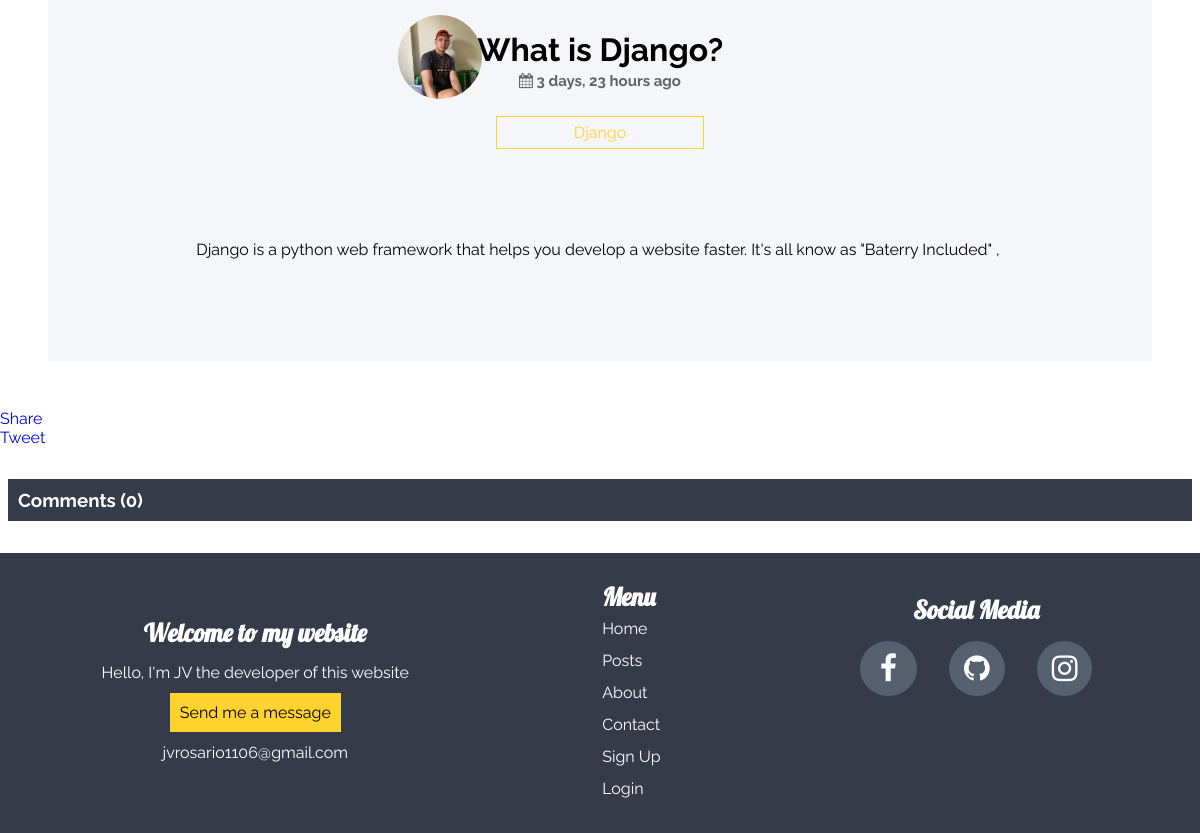
The app's page /the_project/9/ (lower part), older data.
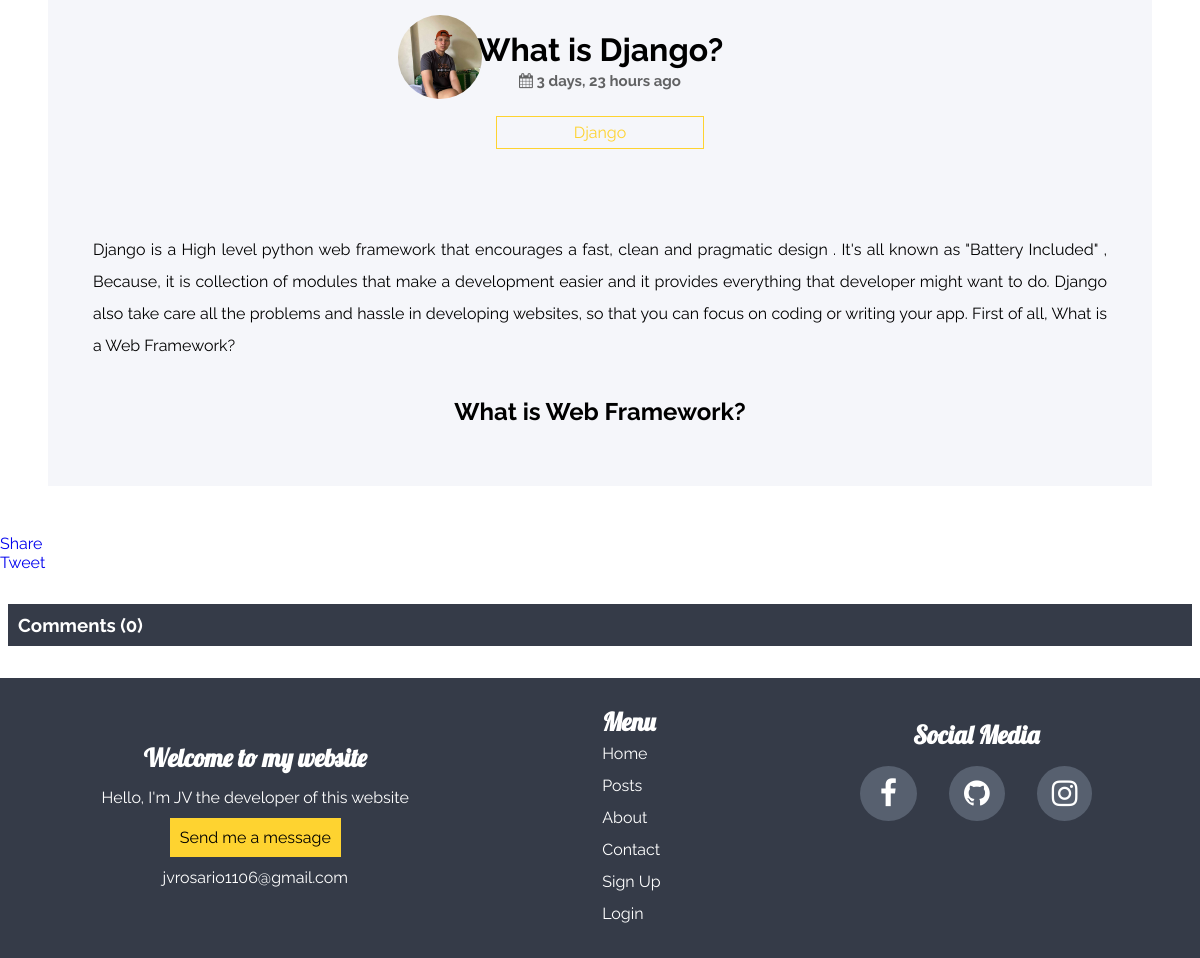
The same page, newer data.
### blogapp/models.py (models this page shows, shortened)
class Post(models.Model):
    id = HashidAutoField(primary_key=True)
    title = models.CharField(max_length = 200)
    img = models.ImageField()
    desc = RichTextField(blank=True)
    author = models.ForeignKey(Author, on_delete=models.CASCADE)
    category = models.ManyToManyField(Category)
    date_created = models.DateTimeField(auto_now_add=True)
    completed = models.BooleanField(default=False)

class Author(models.Model):
    id = HashidAutoField(primary_key=True)
    name = models.OneToOneField(User, on_delete=models.CASCADE)
    profile_pic = models.ImageField()
    def __str__(self):
        return self.name.username

class Category(models.Model):
    id = HashidAutoField(primary_key=True)
    cat_name = models.CharField(max_length = 200)
    def __str__(self):
        return self.cat_name

### blogapp/views.py (the view)
# urls.py: path('the_project/<str:pk>/', views.the_project, name="the_project"),
def the_project(request,pk):
    posts = Post.objects.get(id=pk)
    comments = posts.comment_set.all()
    form = CommentForm()
    if request.method == "POST":
        form = CommentForm(request.POST)
        if form.is_valid():
            comment = form.save(commit=False)
            comment.post = posts
            comment.user = request.user
            comment.save()
    else:
        form = CommentForm()
    content = {
        'posts':posts,
        'form':form,
        'comments':comments
    }
    return render(request, 'blogapp/theproject.html', content)

### blogapp/templates/blogapp/theproject.html (shortened to what this page needs)
{% load social_share %}
{% load static %}
{% load widget_tweaks %}
<!DOCTYPE html>
<html lang="en">
<head>
    <link rel="stylesheet" href="{% static '/css/theproject.css' %}">
    <link rel="stylesheet" href="https://cdnjs.cloudflare.com/ajax/libs/font-awesome/4.7.0/css/font-awesome.min.css">
</head>
<body>
    {% include 'blogapp/nav.html' %}
    <div class="main-project">
    <div class="project">
        <h1>{{posts.title}}</h1>
        <img class="bg2" src="{{posts.author.profile_pic.url}}" alt="Author" title={{posts.author}} width=600>
        {% for cat in posts.category.all %}
        <a href="">{{cat}}</a>
        {% endfor %}
        <p class="desc">{{posts.desc|safe}}</p>
        <h4 class="ago"><i class="fa fa-calendar"></i> {{posts.date_created|timesince}} ago</h4>
    </div>
    <div class="fb-share-button" data-href="{{ request.build_absolute_uri }}" data-layout="button_count" data-size="small"><a target="_blank" href="https://www.facebook.com/sharer/sharer.php?u=https%3A%2F%2Fdevelopers.facebook.com%2Fdocs%2Fplugins%2F&amp;src=sdkpreparse" class="fb-xfbml-parse-ignore">Share</a></div>
    <a class="twitter-share-button"
    href="https://twitter.com/intent/tweet">
    Tweet</a>
    <div class="comment-section">
    <h3>Comment{{comments.count|pluralize}} ({{comments.count}})</h3>
    </div>
    </div>
    {% include 'blogapp/footer.html' %}
</body>
</html>

### blogapp/templates/blogapp/nav.html (shortened to what this page needs)
{% load static %}
<!DOCTYPE html>
<html lang="en">
<head>
    <link rel="stylesheet" href="{% static '/css/nav.css' %}">
</head>
<body>
</body>
</html>

### blogapp/templates/blogapp/footer.html (shortened to what this page needs)
{% load static %}
<!DOCTYPE html>
<html lang="en">
<head>
    <link rel="stylesheet" href="https://cdnjs.cloudflare.com/ajax/libs/font-awesome/4.7.0/css/font-awesome.min.css">
    <link rel="stylesheet" href="{% static '/css/footer.css' %}">
</head>
<body>
    <footer>
      <div class="intro">
        <h3>Welcome to my website</h3>
        <p>Hello, I'm JV the developer of this website</p>
        <a href="{% url 'contact' %}" class="message">Send me a message</a>
        <p>jvrosario1106@gmail.com</p>
      </div>
      <ul class="menu">
        <h3>Menu</h3>
        <li><a href="">Home</a></li>
        <li><a href="">Posts</a></li>
        <li><a href="">About</a></li>
        <li><a href="">Contact</a></li>
        <li><a href="">Sign Up</a></li>
        <li><a href="">Login</a></li>
      </ul>
      <div class="social-media">
        <h3>Social Media</h3>
        <div class="accounts">
          <a href=""><i class="fa fa-facebook"></i></a>
          <a href=""><i class="fa fa-github"></i></a>
          <a href=""><i class="fa fa-instagram"></i></a>
        </div>
      </div>
    </footer>
</body>
</html>

### static/css/theproject.css (style rules this page uses)
.main-project { margin-top:1rem; font-family: 'Raleway', sans-serif; }
.project { background-color: #f5f6fa; }
.project>p { line-height: 2rem; }
.comment-section>h3 { background: #353b48; padding: 10px; color: #fff; margin: 2rem 0rem; }
@media only screen and (min-width:1001px) and (max-width:1200px) { .project { place-items: center; display: grid; grid-template-columns: 30px 1fr 1fr 30px; margin: 3rem; } }
@media only screen and (min-width:1001px) and (max-width:1200px) { .project>h1 { grid-column: 2/4; grid-row: 2/3; text-align: center; margin: 16px 0px; } }
@media only screen and (min-width:1001px) and (max-width:1200px) { .project>.bg2 { margin:1rem 20rem 0rem 0rem; grid-column: 2/4; grid-row: 2/3; width: 8%; border-radius: 50%; } }
@media only screen and (min-width:1001px) and (max-width:1200px) { .project>a { grid-column: 2/4; width:20%; text-align: center; margin-top: 1rem; padding: 6px 15px; border: 1px solid rgba(254, 211, 48,1.0); color: rgba(254, 211, 48,1.0); } }
@media only screen and (min-width:1001px) and (max-width:1200px) { .project>p { grid-column: 2/4; text-align: justify; margin: 10px 0px 20px 0px; padding: 15px; } }
@media only screen and (min-width:1001px) and (max-width:1200px) { .project>h2 { grid-column: 2/4; } }
@media only screen and (min-width:1001px) and (max-width:1200px) { .project>h4 { grid-column: 2/4; grid-row: 2/3; padding: 10px; text-align: center; font-size: 15px; opacity: 0.6; margin-top: 4rem; } }
@media only screen and (min-width:1001px) and (max-width:1200px) { .comment-section { margin: 0.5rem; } }

### static/css/nav.css (style rules this page uses)
* { padding: 0; margin: 0; box-sizing: 0; text-decoration: none; }

### static/css/footer.css (style rules this page uses)
* { padding: 0; margin: 0; box-sizing: border-box; text-decoration: none; list-style: none; }
footer { background: #353b48; color: #fff; }
footer { font-family: 'Raleway', sans-serif; }
footer h3 { font-family: 'Lobster', cursive; }
footer a { color: #fff; }
footer .accounts>a { font-size: 30px; background-color: #57606f; padding: 10px 15px; border-radius: 50%; margin-top: 1rem; border: #57606f; }
footer .accounts>a:nth-child(1) { padding: 10px 20px; }
.intro { line-height: 2rem; }
.intro>p { margin: 0px 10px; }
.intro>a { background-color: rgba(254, 211, 48,1.0); padding: 10px; color: #000; }
footer ul { line-height: 2rem; }
@media only screen and (min-width:901px) and (max-width:1900px) { footer { display: flex; justify-content: space-around; align-items: center; height: 280px; font-family: 'Raleway', sans-serif; } }
@media only screen and (min-width:901px) and (max-width:1900px) { footer h3 { font-family: 'Lobster', cursive; font-size: 25px; } }
@media only screen and (min-width:901px) and (max-width:1900px) { .intro { text-align: center; line-height: 2.5rem; } }
@media only screen and (min-width:901px) and (max-width:1900px) { .social-media { margin-bottom: 6rem; } }
@media only screen and (min-width:901px) and (max-width:1900px) { .accounts { display: flex; justify-content: center; align-items: center; } }
@media only screen and (min-width:901px) and (max-width:1900px) { .social-media>h3 { text-align:center ; } }
@media only screen and (min-width:901px) and (max-width:1900px) { .accounts>a { margin: 0rem 1rem; } }

Row changes from the older to the newer data that the page shows:
changed Post "What is Django?": desc "Django is a python web framework that helps you develop a website faster. It's all know as \"Baterry Included\" ," → "Django is a High level python web framework that encourages a fast, clean and pragmatic design . It's all known as \"Battery Included\" , Because, it is collection of modules that make a development easier and it provides everything that developer might want to do. Django also take care all the problems and hassle in developing websites, so that you can focus on coding or writing your app. First of all, What is a Web Framework? What is Web Framework?"
